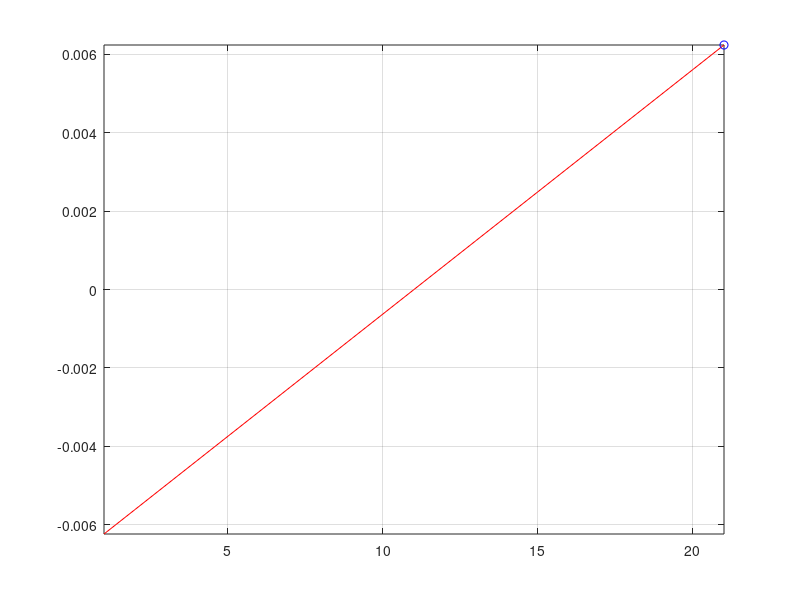

This chart was generated by the following MATLAB code:
clc, clear

vox=((1/2)*(9.8/(1 / (4.2 * sqrt(1-tan(15))))^2))
#voy=2
h1=160
x=-1:0.1:1

y = -(vox)*x.^2 + (tan(45))*x   + h1
   
t= x / vox

comet(x,y)
grid on
hold on 
comet(t)

  
   
 
   


   
   